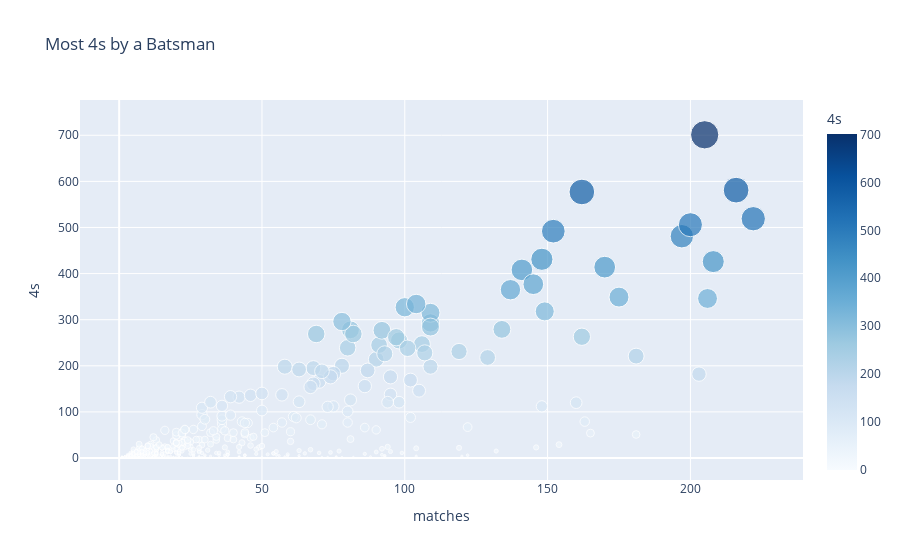

The notebook cell saved with this chart:
### Code cell
# Create the scatter plot to see the Most 4s by a Batsman
fig = px.scatter(final_df, x='matches', y='4s',color='4s',
                 size='4s', hover_name=final_df.index, title='Most 4s by a Batsman')
fig.update_layout(coloraxis=dict(colorscale='blues'))

# Show the plot
fig.show()

### Figure 1 — Plotly figure (JSON) as saved in the notebook; plotly's stock layout.template omitted (floating-point values rounded to 4 significant figures; data arrays with more than 128 entries replaced by an {"elided": "..."} marker saying what was removed)
{"data": [{"hovertemplate": "<b>%{hovertext}</b><br><br>matches=%{x}<br>4s=%{marker.color}<extra></extra>", "hovertext": {"elided": "656 str values"}, "legendgroup": "", "marker": {"color": {"elided": "656 int values"}, "coloraxis": "coloraxis", "size": {"elided": "656 int values"}, "sizemode": "area", "sizeref": 1.752, "symbol": "circle"}, "mode": "markers", "name": "", "orientation": "v", "showlegend": false, "type": "scatter", "x": {"elided": "656 int values"}, "xaxis": "x", "y": {"elided": "656 int values"}, "yaxis": "y"}], "layout": {"coloraxis": {"colorbar": {"title": {"text": "4s"}}, "colorscale": [[0, "rgb(247,251,255)"], [0.125, "rgb(222,235,247)"], [0.25, "rgb(198,219,239)"], [0.375, "rgb(158,202,225)"], [0.5, "rgb(107,174,214)"], [0.625, "rgb(66,146,198)"], [0.75, "rgb(33,113,181)"], [0.875, "rgb(8,81,156)"], [1, "rgb(8,48,107)"]]}, "legend": {"itemsizing": "constant", "tracegroupgap": 0}, "title": {"text": "Most 4s by a Batsman"}, "xaxis": {"anchor": "y", "domain": [0, 1], "title": {"text": "matches"}}, "yaxis": {"anchor": "x", "domain": [0, 1], "title": {"text": "4s"}}}}
